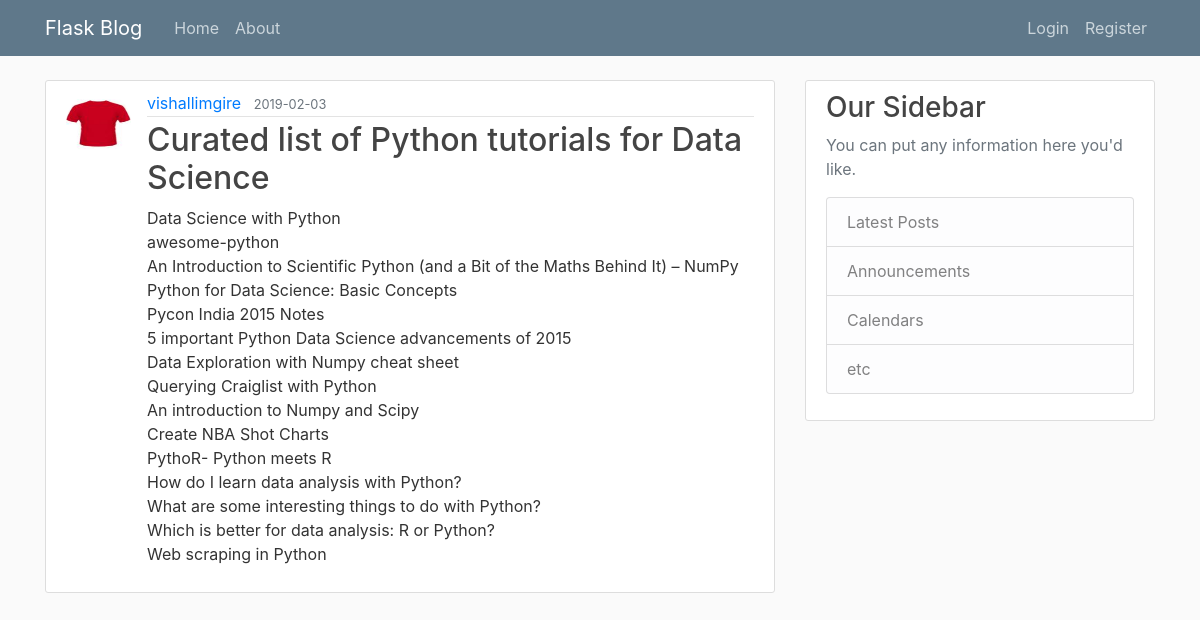
Screenshot of /post/20 with the database file from the repository.
### flaskblog/models.py (models this page shows, shortened)
class User(db.Model, UserMixin):
    id = db.Column(db.Integer, primary_key = True)
    username = db.Column(db.String(20), unique = True, nullable = False)
    email = db.Column(db.String(120), unique = True, nullable = False)
    image_file = db.Column(db.String(20), nullable = False, default = 'default.jpg')
    password = db.Column(db.String(60), nullable = False)
    posts = db.relationship('Post', backref = 'author', lazy = True)

class Post(db.Model):
    id = db.Column(db.Integer, primary_key = True)
    title = db.Column(db.String(100), nullable = False)
    date_posted = db.Column(db.DateTime, nullable = False, default = datetime.utcnow)
    content = db.Column(db.Text, nullable = False)
    user_id = db.Column(db.Integer, db.ForeignKey('user.id'), nullable = False)
    def __repr__(self):
        return f"Post('{self.title}', '{self.date_posted}')"

### flaskblog/posts/routes.py (the view)
@posts.route('/post/<int:post_id>')
def post(post_id):
    post = Post.query.get_or_404(post_id)
    print("Post", post)
    return render_template('post.html', title = post.title, post = post)

### flaskblog/templates/post.html (shortened to what this page needs)
{% extends "layout.html" %}
{% block content %}
<article class="media content-section">
  <img class="rounded-circle article-img" src="{{ url_for('static', filename = 'profile_pic/' + post.author.image_file) }}">
  <div class="media-body">
    <div class="article-metadata">
      <a class="mr-2" href="{{url_for('users.user_post', username = post.author.username)}}">{{ post.author.username }}</a>
      <small class="text-muted">{{ post.date_posted.strftime('%Y-%m-%d') }}</small>
    </div>
    <h2 class="article-title">{{ post.title }}</h2>
    <p class="article-content">{{ post.content }}</p>
  </div>
</article>
{% endblock content %}

### flaskblog/static/main.css (style rules this page uses)
body { background: #fafafa; color: #333333; margin-top: 5rem; }
h1, h2, h3, h4, h5, h6 { color: #444444; }
.content-section { background: #ffffff; padding: 10px 20px; border: 1px solid #dddddd; border-radius: 3px; margin-bottom: 20px; }
.article-title { color: #444444; }
.article-content { white-space: pre-line; }
.article-img { height: 65px; width: 65px; margin-right: 16px; }
.article-metadata { padding-bottom: 1px; margin-bottom: 4px; border-bottom: 1px solid #e3e3e3 }

### rows the page displays
User: image_file (picture), author.username "vishallimgire"
Post: date_posted "2019-02-03", title "Curated list of Python tutorials for Data Science", content "Data Science with Python awesome-python An Introduction to Scientific Python (and a Bit of the Maths Behind It) – NumPy Python for Data Science: Basic Concepts Pycon India 2015 Notes 5 important Python Data Science advancements of 2015 Data Exploration with Numpy cheat sheet Querying Craiglist with Python An introduction to Numpy and Scipy Create NBA Shot Charts PythoR- Python meets R How do I learn data analysis with Python? What are some interesting things to do with Python? Which is better for data analysis: R or Python? Web scraping in Python"
